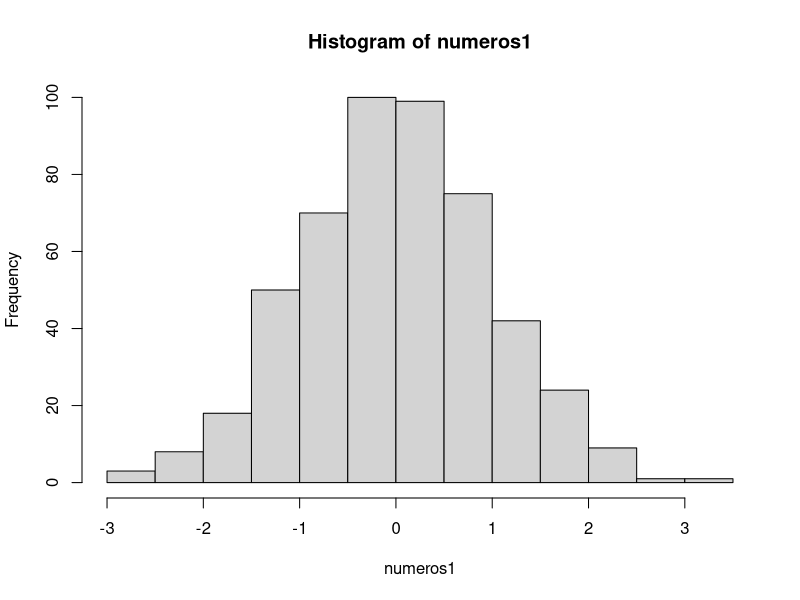
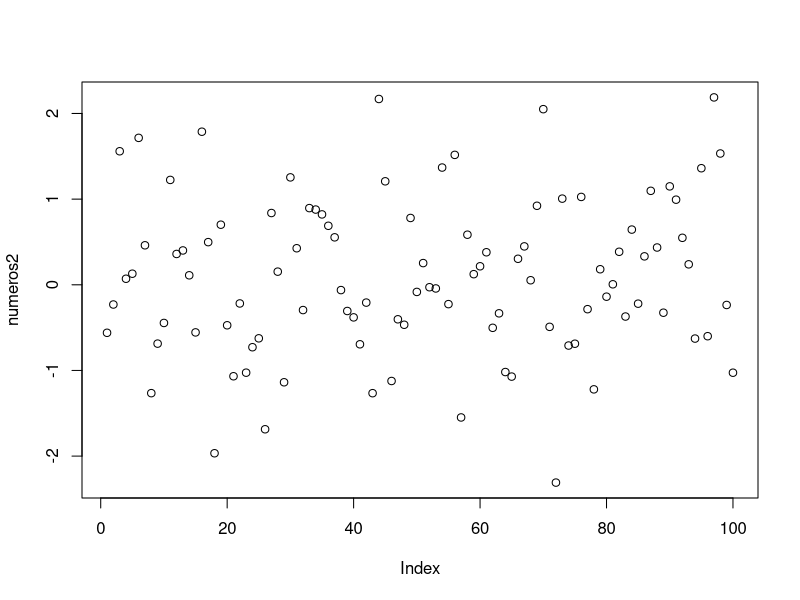

R code for these plots, in order:
# genero numeros aleatorios y luego los grafico
set.seed(123)
numeros2 <-rnorm(100)
numeros1 <-rnorm(500)

# grafico
hist(numeros1)
plot(numeros2)



